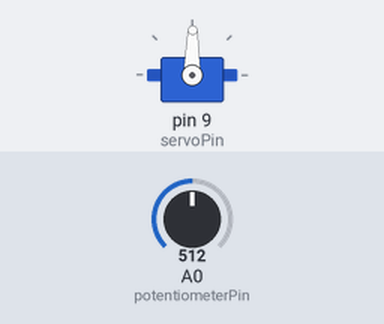
Recording of a sketch running on a simulated Arduino Uno, built with avr-gcc and run on an emulated ATmega328P. On the bench: servo. The inputs (shaded band) are chosen by the test bench; at power-on: A0 (potentiometerPin) = 512.

Above: at 1.2 s.
1.3 s: A0 (potentiometerPin) set to 716
At 1.8 s:
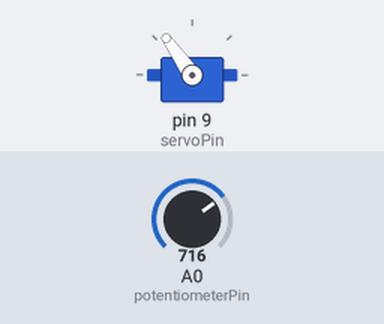
2.8 s: A0 (potentiometerPin) set to 900
At 3.9 s:
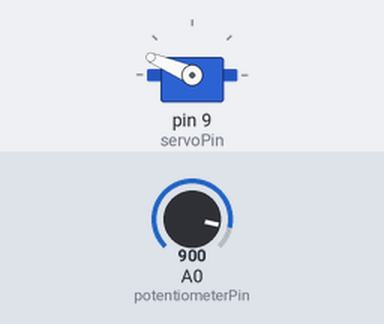
4.3 s: A0 (potentiometerPin) set to 1023
At 5.3 s:
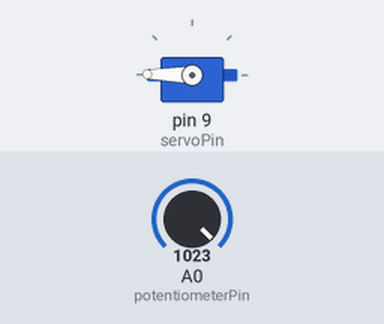
5.8 s: A0 (potentiometerPin) set to 306
At 6.2 s:
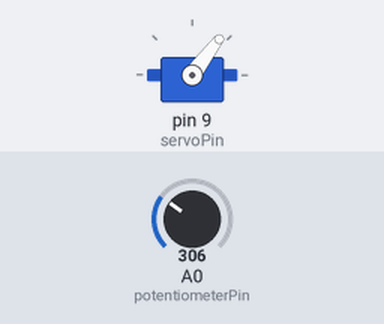
7.3 s: A0 (potentiometerPin) set to 169
At 7.6 s:
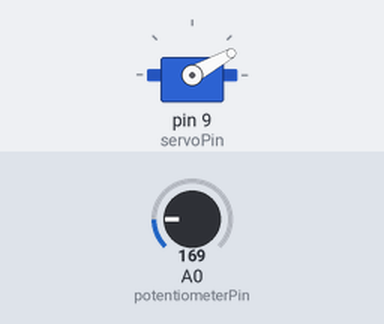
8.8 s: A0 (potentiometerPin) set to 511
At 9.6 s:
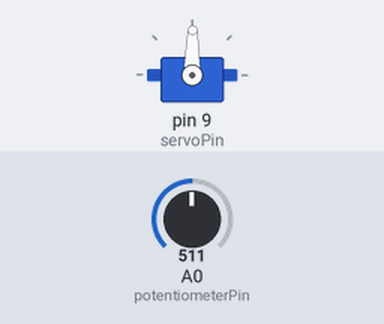
Timing chart, 0 to 11.3 s (numbered marks = the images above; inputs shaded):
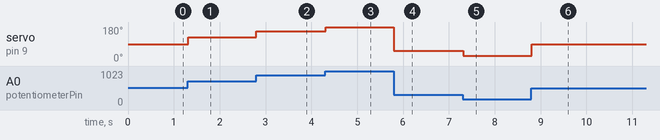

Measured:
- after the input at 1.3 s, servo on pin 9 (servoPin): 89° → 125° at once
- after the input at 2.8 s, servo on pin 9 (servoPin): 125° → 157° at once
- after the input at 4.3 s, servo on pin 9 (servoPin): 157° → 179° at once
- after the input at 5.8 s, servo on pin 9 (servoPin): 179° → 53° at once
- after the input at 7.3 s, servo on pin 9 (servoPin): 53° → 29° at once
- after the input at 8.8 s, servo on pin 9 (servoPin): 29° → 89° at once

The sketch:

sketch.ino
```cpp
#include <Servo.h>

Servo servo;

const int potentiometerPin = A0,
          servoPin         = 9;

const int minInput         = 0,
          minOutput        = 0,
          maxInput         = 1023,
          maxOutput        = 179;

int potentiometerVal,
    angle;


void setup() {
  servo.attach(servoPin);
}

void loop() {
  potentiometerVal = analogRead(potentiometerPin);

  angle = map(
    potentiometerVal,
    minInput,
    maxInput,
    minOutput,
    maxOutput);

  servo.write(angle);
  delay(15);
}
```
